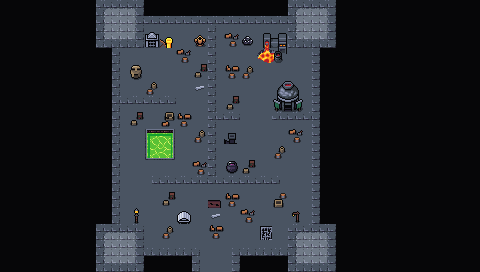

Tiled map render using the project's own tile images. Description and the map definition, with tile-layer contents summarised, below:
An orthogonal 30x17 tile map with 16x16 px tiles, 4 tile layers (Collision, Background, Walls, Clutter), 2 tilesets and 7 objects.

<map version="1.5" tiledversion="1.7.2" orientation="orthogonal" renderorder="right-down" width="30" height="17" tilewidth="16" tileheight="16" infinite="0" nextlayerid="8" nextobjectid="61">
 <editorsettings>
  <export target="wastetown..tmx" format="tmx" />
 </editorsettings>
 <tileset firstgid="1" source="../tileset/main.tsx" />
 <tileset firstgid="3477" source="../tileset/buildings.tsx" />
 <layer id="6" name="Collision" width="30" height="17">
  <data>[510 cells, 417 non-empty, 13 distinct tile ids]</data>
 </layer>
 <layer id="1" name="Background" width="30" height="17">
  <data>[510 cells, 510 non-empty, 4 distinct tile ids]</data>
 </layer>
 <layer id="2" name="Walls" width="30" height="17">
  <data>[510 cells, 116 non-empty, 21 distinct tile ids]</data>
 </layer>
 <layer id="3" name="Clutter" width="30" height="17">
  <properties>
   <property name="spriteLayer" type="bool" value="true" />
  </properties>
  <data>[510 cells, 43 non-empty, 27 distinct tile ids]</data>
 </layer>
 <objectgroup id="4" name="Objects">
  <object id="38" template="../obj/entry_up.tx" x="208" y="281">
   <properties>
    <property name="teleport" value="" />
   </properties>
  </object>
  <object id="50" template="../obj/enemy.tx" x="288.166" y="185.444">
   <properties>
    <property name="enemy" value="ClayGolem" />
   </properties>
  </object>
  <object id="53" template="../obj/enemy.tx" x="255.5" y="81.833">
   <properties>
    <property name="enemy" value="Golem" />
   </properties>
  </object>
  <object id="55" template="../obj/enemy.tx" x="128.658" y="187.224">
   <properties>
    <property name="enemy" value="ClayGolem" />
   </properties>
  </object>
  <object id="56" template="../obj/gold.tx" x="241.058" y="150.057" />
  <object id="59" template="../obj/gold.tx" x="157" y="75.3333" />
  <object id="60" template="../obj/gold.tx" x="296" y="81.3333" />
 </objectgroup>
</map>
